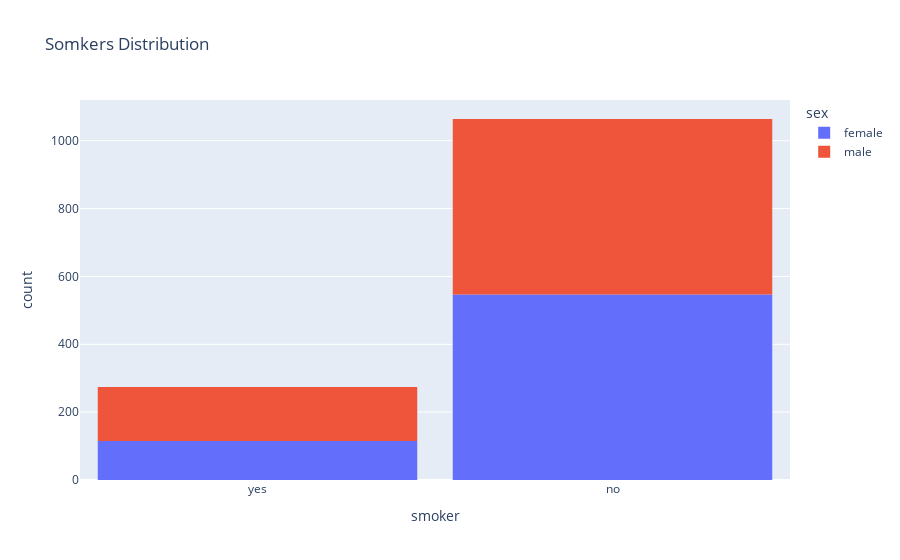

The code cell stored with this chart in its notebook:
### Code cell
fig = px.histogram(df, 
            x='smoker', 
            color='sex',
       
            title='Somkers Distribution')
fig.update_layout(bargap = 0.1)
fig.show()

### Figure 1 — Plotly figure (JSON) as saved in the notebook; plotly's stock layout.template omitted (floating-point values rounded to 4 significant figures; data arrays with more than 128 entries replaced by an {"elided": "..."} marker saying what was removed)
{"data": [{"alignmentgroup": "True", "bingroup": "x", "hovertemplate": "sex=female<br>smoker=%{x}<br>count=%{y}<extra></extra>", "legendgroup": "female", "marker": {"color": "#636efa", "pattern": {"shape": ""}}, "name": "female", "offsetgroup": "female", "orientation": "v", "showlegend": true, "type": "histogram", "x": {"elided": "662 str values"}, "xaxis": "x", "yaxis": "y"}, {"alignmentgroup": "True", "bingroup": "x", "hovertemplate": "sex=male<br>smoker=%{x}<br>count=%{y}<extra></extra>", "legendgroup": "male", "marker": {"color": "#EF553B", "pattern": {"shape": ""}}, "name": "male", "offsetgroup": "male", "orientation": "v", "showlegend": true, "type": "histogram", "x": {"elided": "676 str values"}, "xaxis": "x", "yaxis": "y"}], "layout": {"bargap": 0.1, "barmode": "relative", "legend": {"title": {"text": "sex"}, "tracegroupgap": 0}, "title": {"text": "Somkers Distribution"}, "xaxis": {"anchor": "y", "domain": [0, 1], "title": {"text": "smoker"}}, "yaxis": {"anchor": "x", "domain": [0, 1], "title": {"text": "count"}}}}
